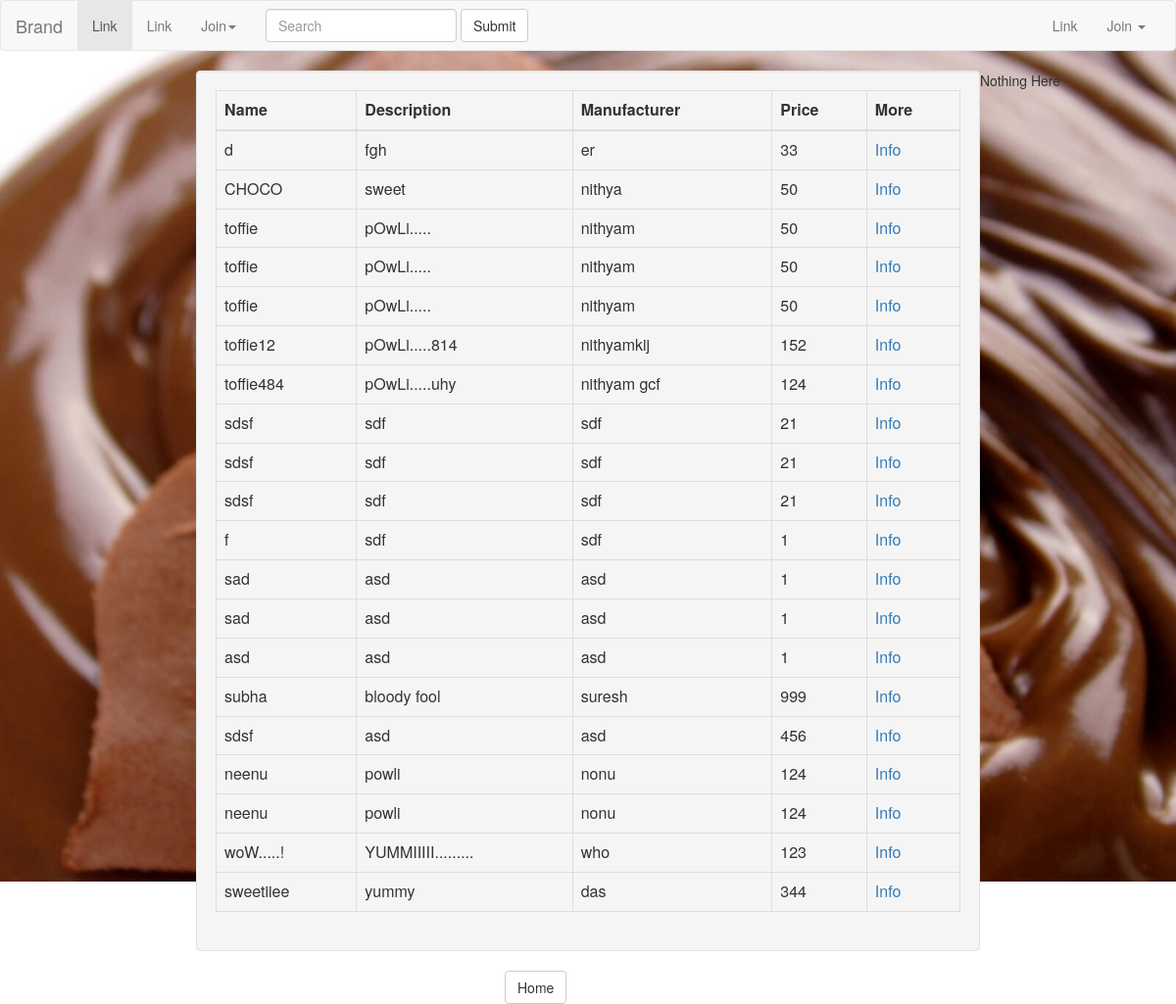
Before: / with the older database file.
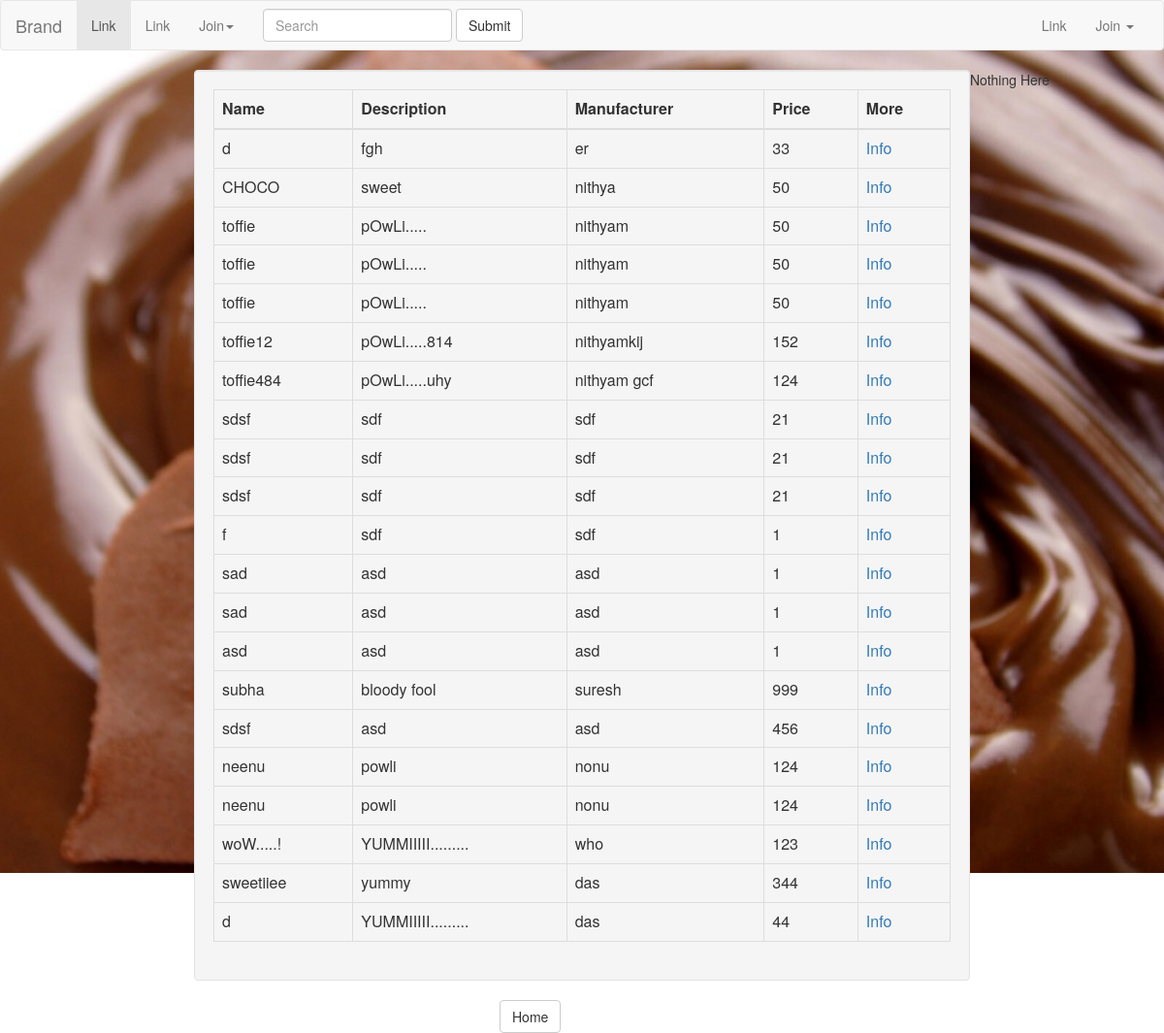
After: the same page with the newer database file.
### register/models.py (models this page shows)
class Chocolate(models.Model):
    id = models.AutoField(primary_key=True)
    name = models.CharField(_('Chocolate Name'), max_length=100, blank=True)
    description = models.CharField(_('Chocolate Description'), max_length=1000, blank=True)
    manufacturer = models.CharField(_('Chocolate Manufacturer'), max_length=100, blank=True)
    price = models.IntegerField(_('Chocolate Price'),
                                validators=[MaxValueValidator(1000), MinValueValidator(0)],
                                help_text=_('4 digits maximum'), blank=True, null=True)

### register/views.py (the view)
# urls.py: 2. Add a URL to urlpatterns:  url(r'^$', Home.as_view(), name='home')
class Home(ListView):
    template_name="index.html"
    def get_queryset(self):
        return Chocolate.objects.all()

### mysite/templates/index.html (shortened to what this page needs)
{% load staticfiles %}
<html xmlns="http://www.w3.org/1999/html">
<head>
    <link rel="stylesheet" href="{%  static 'css/bootstrap.min.css' %}">
    <link rel="stylesheet" href="{%  static 'css/bootstrap.min.css' %}"integrity="sha384-fLW2N01lMqjakBkx3l/M9EahuwpSfeNvV63J5ezn3uZzapT0u7EYsXMjQV+0En5r">
</head>
<body style="background-image: url({% static "images/coco.jpg" %});background-repeat:no-repeat;background-size:100%;height: 140px;display:block;padding:0 !important;margin:0;" >
<body>
<nav class="navbar navbar-default">
    <div class="container-fluid">
        <div class="navbar-header">
            <a class="navbar-brand" href="#">Brand</a>
        </div>
        <div class="collapse navbar-collapse" id="bs-example-navbar-collapse-1">
            <ul class="nav navbar-nav">
                <li class="active"><a href="#">Link <span class="sr-only">(current)</span></a></li>
                <li><a href="#">Link</a></li>
                <li class="dropdown">
                    <a href="#" class="dropdown-toggle" data-toggle="dropdown" role="button" aria-haspopup="true" aria-expanded="false">Join<span class="caret"></span></a>
                </li>
            </ul>
            <form class="navbar-form navbar-left" role="search">
                <div class="form-group">
                    <input type="text" class="form-control" placeholder="Search">
                </div>
                <button type="submit" class="btn btn-default">Submit</button>
            </form>
            <ul class="nav navbar-nav navbar-right">
                <li><a href="#">Link</a></li>
                <li class="dropdown">
                    <a href="#" class="dropdown-toggle" data-toggle="dropdown" role="button" aria-haspopup="true" aria-expanded="false">Join <span class="caret"></span></a>
                </li>
            </ul>
        </div>
    </div>
</nav>
<div class="col-md-8 col-md-offset-2 well">
    <table class="table table-hover table-bordered table-responsive">
        <thead>
        <tr>
            <th>
                Name
            </th>
            <th>
                Description
            </th>
            <th>
                Manufacturer
            </th>
            <th>
                Price
            </th>
            <th>
                More
            </th>
        </tr>
        </thead>
        <tbody>
        {% for item in object_list %}
            <tr>
                <td> {{ item.name }} </td>
                <td> {{ item.description }}</td>
                <td> {{ item.manufacturer }}</td>
                <td> {{ item.price }}</td>
                <td> <a href="{% url 'chocolate_info' item.id %}">Info</a> </td>
            </tr>
        {% endfor %}
        </tbody>
    </table>
</div>
{%  if user.is_anonymous %}
    Nothing Here
{% else %}
    <div class="col-md-6 col-md-offset-5">
        <a href="{% url 'Add_chocolate' %}">
            <button type="submit" class="btn btn-default">Add Chocolate</button>
        </a>
    </div>
{% endif %}
<div class="col-md-6 col-md-offset-5">
    <a href="{% url 'home' %}">
        <button type="submit" class="btn btn-default">Home</button>
    </a>
</div>
</body>
</html>

Changed rows visible on the page:
added Chocolate: name "d", description "YUMMIIIII.........", manufacturer "das", price "44"
